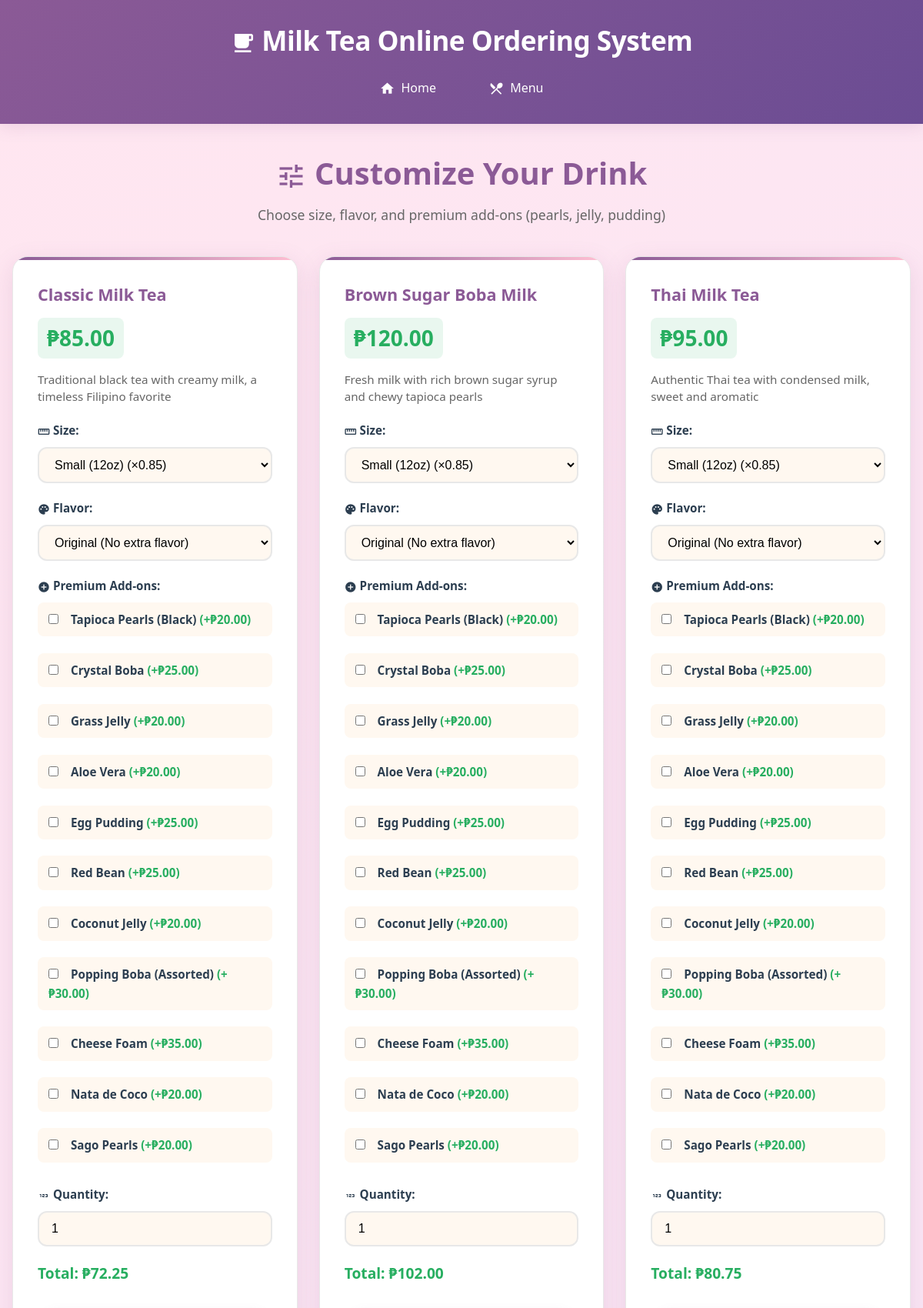
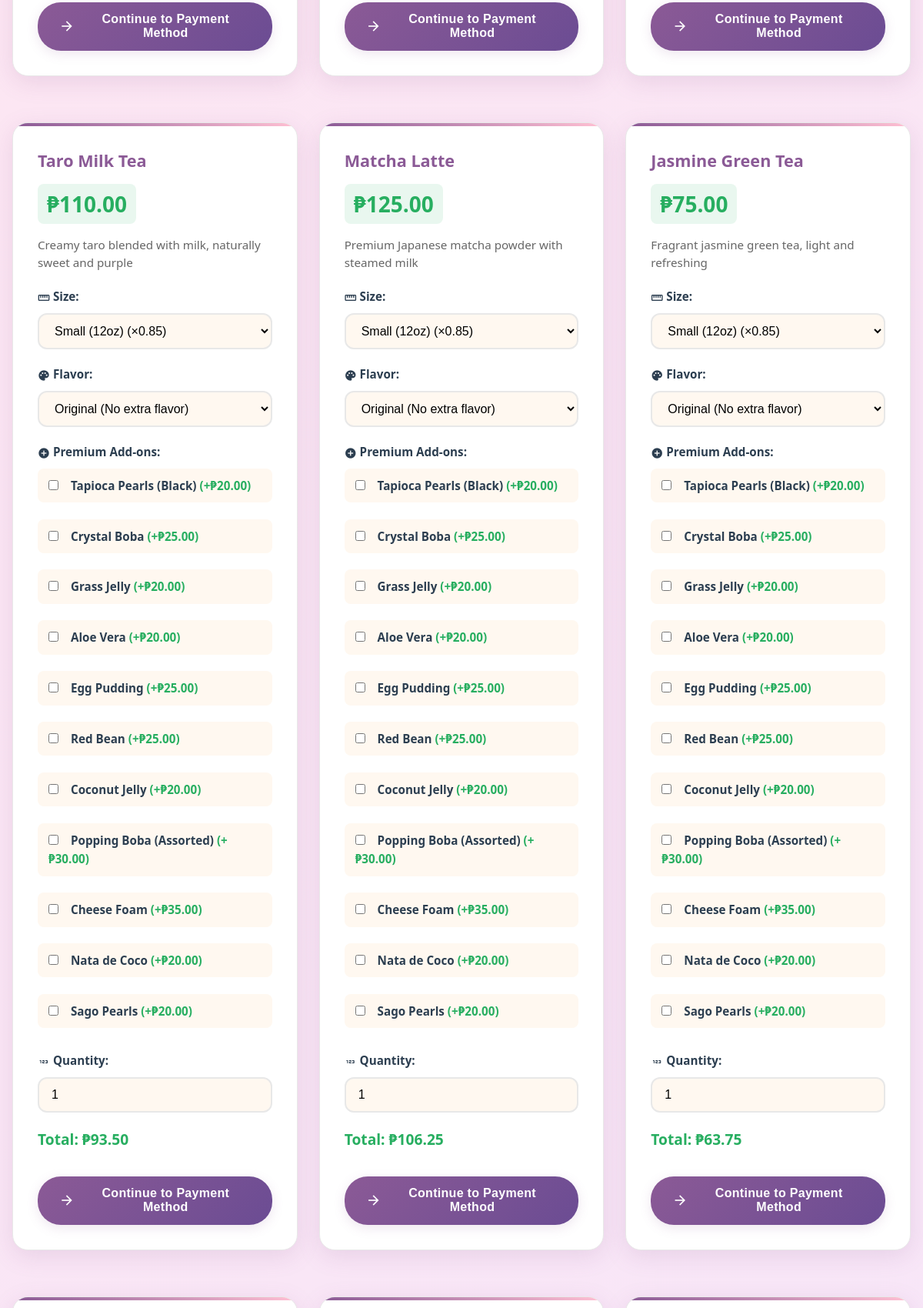
Screenshot of /choose-specifics/ (upper part) with the database file from the repository (2 pictures, top to bottom).
### ordering/models.py (models this page shows, shortened)
class Drink(models.Model):
    name = models.CharField(max_length=100)
    base_price = models.DecimalField(max_digits=6, decimal_places=2)
    description = models.TextField(blank=True)
    is_available = models.BooleanField(default=True)

class Topping(models.Model):
    name = models.CharField(max_length=50)
    price = models.DecimalField(max_digits=5, decimal_places=2)

### ordering/views.py (the view, shortened to what this page needs)
# urls.py: path('choose-specifics/', views.choose_specifics, name='choose_specifics'),
def choose_specifics(request):
    drinks = Drink.objects.filter(is_available=True)
    flavors = Flavor.objects.all()
    toppings = Topping.objects.all()
    sizes = Size.objects.all()
    context = {
        'drinks': drinks,
        'flavors': flavors,
        'toppings': toppings,
        'sizes': sizes,
    }
    return render(request, 'ordering/choose_specifics.html', context)

### templates/ordering/choose_specifics.html (shortened to what this page needs)
{% extends 'base.html' %}
{% block content %}
<div class="specifics-container">
    <div style="text-align: center; margin-bottom: 2.5rem;">
        <h2 style="font-size: 2.5rem; color: var(--primary-purple); margin-bottom: 0.5rem;"><span class="material-icons" style="font-size: 2.5rem; vertical-align: middle;">tune</span> Customize Your Drink</h2>
        <p style="font-size: 1.1rem; color: var(--text-light);">Choose size, flavor, and premium add-ons (pearls, jelly, pudding)</p>
    </div>
    <div class="drinks-grid">
        {% for drink in drinks %}
        <div class="drink-card">
            <h3>{{ drink.name }}</h3>
            <p class="price">₱{{ drink.base_price }}</p>
            <p class="description">{{ drink.description }}</p>
            <form method="post" action="{% url 'choose_specifics' %}" class="order-form">
                <div class="form-group">
                    <label><span class="material-icons" style="font-size: 1rem;">straighten</span> Size:</label>
                    <select name="size_id" required>
                        {% for size in sizes %}
                        <option value="{{ size.id }}">{{ size.name }} (×{{ size.price_multiplier }})</option>
                        {% endfor %}
                    </select>
                </div>
                <div class="form-group">
                    <label><span class="material-icons" style="font-size: 1rem;">palette</span> Flavor:</label>
                    <select name="flavor_id">
                        <option value="">Original (No extra flavor)</option>
                    </select>
                </div>
                <div class="form-group">
                    <label><span class="material-icons" style="font-size: 1rem;">add_circle</span> Premium Add-ons:</label>
                    <div class="toppings-list">
                        {% for topping in toppings %}
                        <label class="checkbox-label">
                            <input type="checkbox" name="toppings" value="{{ topping.id }}">
                            {{ topping.name }} <span style="color: var(--accent-green);">(+₱{{ topping.price }})</span>
                        </label>
                        {% endfor %}
                    </div>
                </div>
                <div class="form-group">
                    <label><span class="material-icons" style="font-size: 1rem;">123</span> Quantity:</label>
                    <input type="number" name="quantity" value="1" min="1" max="10">
                </div>
                <button type="submit" class="btn btn-primary" style="width: 100%; margin-top: 1rem;">
                    <span class="material-icons">arrow_forward</span> Continue to Payment Method
                </button>
            </form>
        </div>
        {% endfor %}
    </div>
</div>
{% endblock %}

### static/css/style.css (style rules this page uses)
* { margin: 0; padding: 0; box-sizing: border-box; }
:root { --primary-purple: #8b5a96; --primary-dark: #6b4c93; --secondary-pink: #ffc0d3; --light-pink: #ffe6f0; --cream: #fff8f0; --light-purple: #f0e6ff; --accent-green: #27ae60; --text-dark: #2c3e50; --text-light: #666; --border-light: #e8e8e8; --shadow: rgba(139, 90, 150, 0.15); }
body { font-family: 'Segoe UI', Tahoma, Geneva, Verdana, sans-serif; line-height: 1.6; color: var(--text-dark); background: linear-gradient(135deg, var(--light-pink) 0%, var(--light-purple) 100%); min-height: 100vh; }
.material-icons { vertical-align: middle; font-size: 1.25rem; }
.btn { display: inline-flex; align-items: center; gap: 0.5rem; padding: 0.85rem 1.75rem; border: none; border-radius: 30px; text-decoration: none; cursor: pointer; transition: all 0.3s ease; font-size: 1rem; font-weight: 600; letter-spacing: 0.3px; }
.btn-primary { background: linear-gradient(135deg, var(--primary-purple) 0%, var(--primary-dark) 100%); color: white; box-shadow: 0 4px 15px var(--shadow); }
.welcome-card, .drink-card, .order-summary, .payment-form, .order-status-card, .ready-card, .success-card, .goodbye-card { background: white; border-radius: 20px; padding: 2rem; box-shadow: 0 8px 30px var(--shadow); margin-bottom: 2rem; transition: all 0.3s ease; border: 1px solid var(--border-light); }
.drinks-grid { display: grid; grid-template-columns: repeat(auto-fill, minmax(320px, 1fr)); gap: 1.75rem; margin: 2rem 0; }
.drink-card { position: relative; overflow: hidden; }
.drink-card::before { content: ''; position: absolute; top: 0; left: 0; width: 100%; height: 4px; background: linear-gradient(90deg, var(--primary-purple), var(--secondary-pink)); }
.drink-card h3 { color: var(--primary-purple); margin-bottom: 0.75rem; font-size: 1.35rem; font-weight: 600; }
.price { font-size: 1.75rem; font-weight: 700; color: var(--accent-green); margin-bottom: 1rem; display: inline-block; padding: 0.25rem 0.75rem; background: rgba(39, 174, 96, 0.1); border-radius: 8px; }
.description { color: var(--text-light); font-size: 0.95rem; line-height: 1.5; margin-bottom: 1.25rem; }
.form-group { margin-bottom: 1.25rem; }
.form-group label { display: block; margin-bottom: 0.6rem; font-weight: 600; color: var(--text-dark); font-size: 0.95rem; }
.form-group select, .form-group input { width: 100%; padding: 0.75rem 1rem; border: 2px solid var(--border-light); border-radius: 12px; font-size: 1rem; transition: all 0.3s ease; background: var(--cream); }
.toppings-list { display: grid; grid-template-columns: repeat(auto-fit, minmax(180px, 1fr)); gap: 0.75rem; }
.checkbox-label { display: flex; align-items: center; cursor: pointer; padding: 0.5rem 0.75rem; background: var(--cream); border-radius: 8px; transition: all 0.3s ease; border: 2px solid transparent; }
.checkbox-label input { margin-right: 0.75rem; width: auto; cursor: pointer; accent-color: var(--primary-purple); }
.specifics-container, .payment-method-container { max-width: 1200px; margin: 0 auto; }

### rows the page displays
Drink: name "Classic Milk Tea", base_price "85.00", description "Traditional black tea with creamy milk, a timeless Filipino favorite"
Topping: name "Tapioca Pearls (Black)", price "20.00"
Topping: name "Crystal Boba", price "25.00"
Topping: name "Grass Jelly", price "20.00"
Topping: name "Aloe Vera", price "20.00"
Topping: name "Egg Pudding", price "25.00"
Topping: name "Red Bean", price "25.00"
Topping: name "Coconut Jelly", price "20.00"
Topping: name "Popping Boba (Assorted)", price "30.00"
Topping: name "Cheese Foam", price "35.00"
Topping: name "Nata de Coco", price "20.00"
Topping: name "Sago Pearls", price "20.00"
Drink: name "Brown Sugar Boba Milk", base_price "120.00", description "Fresh milk with rich brown sugar syrup and chewy tapioca pearls"
Drink: name "Thai Milk Tea", base_price "95.00", description "Authentic Thai tea with condensed milk, sweet and aromatic"
Drink: name "Taro Milk Tea", base_price "110.00", description "Creamy taro blended with milk, naturally sweet and purple"
Drink: name "Matcha Latte", base_price "125.00", description "Premium Japanese matcha powder with steamed milk"
Drink: name "Jasmine Green Tea", base_price "75.00", description "Fragrant jasmine green tea, light and refreshing"

### other values shown
form field size_id "Small (12oz) (×0.85)"
